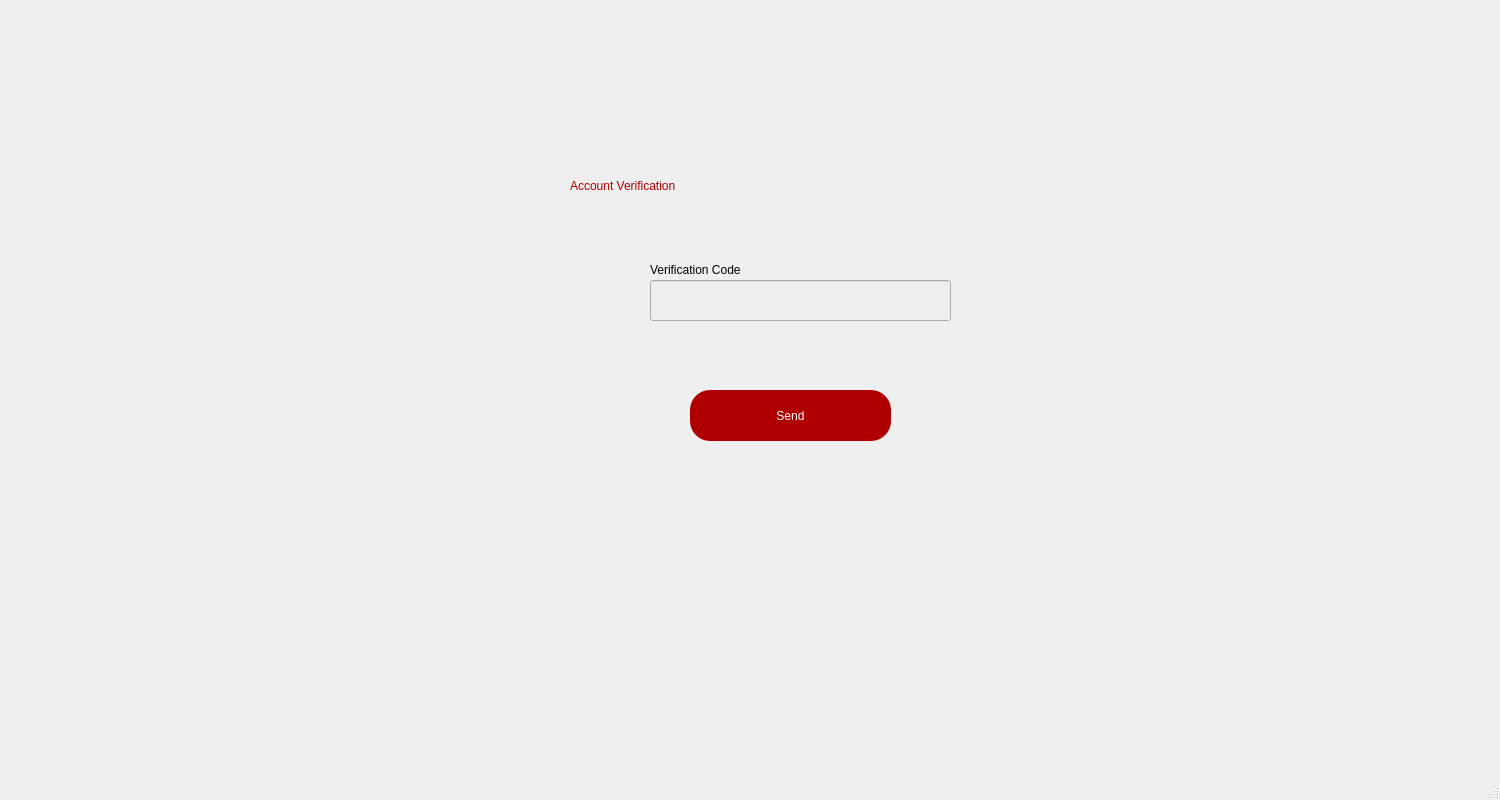
<?xml version="1.0" encoding="UTF-8"?>
<ui version="4.0">
 <class>MainWindow</class>
 <widget class="QMainWindow" name="MainWindow">
  <property name="geometry">
   <rect>
    <x>0</x>
    <y>0</y>
    <width>1500</width>
    <height>800</height>
   </rect>
  </property>
  <property name="windowTitle">
   <string>MainWindow</string>
  </property>
  <widget class="QWidget" name="centralwidget">
   <widget class="QLabel" name="label_3">
    <property name="geometry">
     <rect>
      <x>650</x>
      <y>260</y>
      <width>161</width>
      <height>19</height>
     </rect>
    </property>
    <property name="styleSheet">
     <string notr="true">font: 12pt &quot;DejaVu Sans&quot;;</string>
    </property>
    <property name="text">
     <string>Verification Code</string>
    </property>
   </widget>
   <widget class="QPushButton" name="ph_send">
    <property name="geometry">
     <rect>
      <x>690</x>
      <y>390</y>
      <width>201</width>
      <height>51</height>
     </rect>
    </property>
    <property name="styleSheet">
     <string notr="true">border-radius:20px;
font: 12pt &quot;DejaVu Sans&quot;;color:rgb(255, 255, 255);
background-color:rgb(174,0,0);</string>
    </property>
    <property name="text">
     <string>Send</string>
    </property>
   </widget>
   <widget class="QLabel" name="mesaj">
    <property name="geometry">
     <rect>
      <x>670</x>
      <y>330</y>
      <width>201</width>
      <height>31</height>
     </rect>
    </property>
    <property name="styleSheet">
     <string notr="true">color:rgb(239, 41, 41)</string>
    </property>
    <property name="text">
     <string/>
    </property>
   </widget>
   <widget class="QLabel" name="label">
    <property name="geometry">
     <rect>
      <x>570</x>
      <y>140</y>
      <width>491</width>
      <height>91</height>
     </rect>
    </property>
    <property name="styleSheet">
     <string notr="true">font: 36pt &quot;DejaVu Sans&quot;; color:rgb(174,0,0)</string>
    </property>
    <property name="text">
     <string>Account Verification</string>
    </property>
   </widget>
   <widget class="QLineEdit" name="ln_verificationCode">
    <property name="geometry">
     <rect>
      <x>650</x>
      <y>280</y>
      <width>301</width>
      <height>41</height>
     </rect>
    </property>
    <property name="styleSheet">
     <string notr="true">background-color:rgb(238, 238, 236);
font: 12pt &quot;DejaVu Sans&quot;;</string>
    </property>
   </widget>
  </widget>
  <widget class="QMenuBar" name="menubar">
   <property name="geometry">
    <rect>
     <x>0</x>
     <y>0</y>
     <width>1500</width>
     <height>22</height>
    </rect>
   </property>
  </widget>
  <widget class="QStatusBar" name="statusbar"/>
 </widget>
 <resources/>
 <connections/>
</ui>
